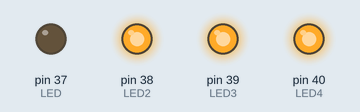
Bench run of a sketch on a simulated Arduino Mega 2560, built with avr-gcc and run on an emulated ATmega2560. Shown: output pins drawn as LEDs (lit = HIGH).

Above: at 1.0 s.
At 3.0 s:
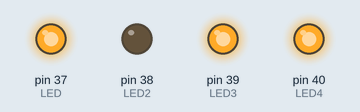
At 5.0 s:
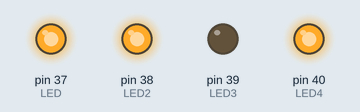
At 7.0 s:
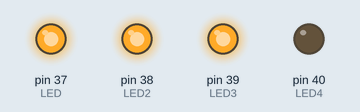
Timing chart, 0 to 10.4 s (numbered marks = the images above):
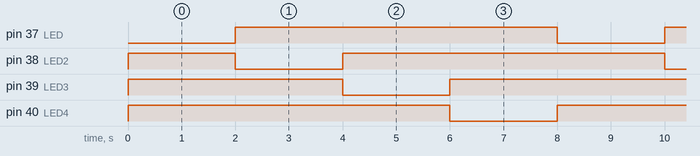

Measured:
- by itself, pin 37 (LED), pin 40 (LED4): alternates HIGH for 6.0 s and LOW for 2.0 s
- by itself, pin 38 (LED2), pin 39 (LED3): repeats every 8.0 s: LOW 2.0 s, HIGH 6.0 s
- by itself, everything shown: repeats every 8.0 s, in 4 steps

The sketch:

chenillards.ino
```cpp
const int LED = 37;
const int LED2 = 38;
const int LED3 = 39;
const int LED4 = 40;

void setup() {
  pinMode(LED, OUTPUT);
  pinMode(LED2, OUTPUT);
  pinMode(LED3, OUTPUT);
  pinMode(LED4, OUTPUT);
}

void loop() {
  shutdownLeds();
  digitalWrite(LED, LOW);
  delay(2000);

  shutdownLeds();
  digitalWrite(LED2, LOW);
  delay(2000);

  shutdownLeds();
  digitalWrite(LED3, LOW);
  delay(2000);

  shutdownLeds();
  digitalWrite(LED4, LOW);
  delay(2000);
}

void shutdownLeds(){
  digitalWrite(LED, HIGH);
  digitalWrite(LED2, HIGH);
  digitalWrite(LED3, HIGH);
  digitalWrite(LED4, HIGH);
}
```
